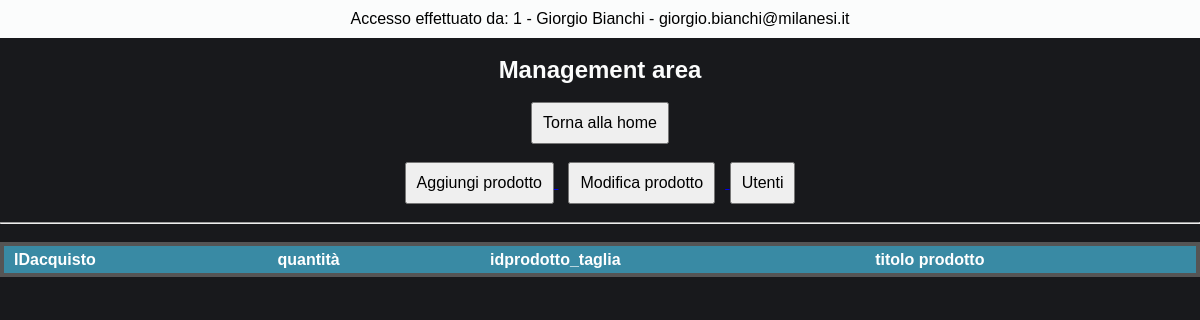
Page /management/viewUser.select.ordine.acquisto.php?IDutente=37&IDordine=22 (signed in) on the earlier database version.
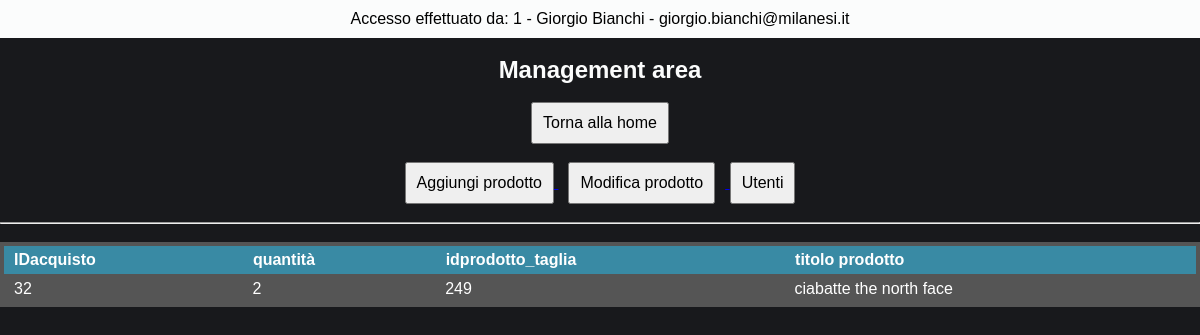
Same page on the later database version.
### tables this page shows
CREATE TABLE `acquisto` (
  `IDacquisto` int(11) NOT NULL AUTO_INCREMENT,
  `quantita_acquisto` int(11) DEFAULT NULL,
  `idprodotto_taglia` int(11) DEFAULT NULL,
  `idordine` int(11) DEFAULT NULL,
  PRIMARY KEY (`IDacquisto`),
  KEY `idprodotto_taglia` (`idprodotto_taglia`),
  KEY `idordine` (`idordine`),
  CONSTRAINT `acquisto_ibfk_1` FOREIGN KEY (`idprodotto_taglia`) REFERENCES `prodotto_taglia` (`IDprodotto_taglia`),
  CONSTRAINT `acquisto_ibfk_2` FOREIGN KEY (`idordine`) REFERENCES `ordine` (`IDordine`)
);

CREATE TABLE `prodotto` (
  `IDprodotto` int(11) NOT NULL AUTO_INCREMENT,
  `titolo` varchar(50) DEFAULT NULL,
  `idproduttore_prodotto` int(11) DEFAULT NULL,
  `costo` decimal(10,2) DEFAULT NULL,
  `idoggetto` int(11) DEFAULT NULL,
  `idcolore_prodotto` int(11) DEFAULT NULL,
  `idimmagine_prodotto` int(11) DEFAULT NULL,
  `data_pubblicazione` datetime DEFAULT NULL,
  PRIMARY KEY (`IDprodotto`),
  UNIQUE KEY `titolo` (`titolo`),
  KEY `idoggetto` (`idoggetto`),
  KEY `idcolore_prodotto` (`idcolore_prodotto`),
  KEY `idproduttore_prodotto` (`idproduttore_prodotto`),
  KEY `idimmagine_prodotto` (`idimmagine_prodotto`),
  CONSTRAINT `prodotto_ibfk_1` FOREIGN KEY (`idoggetto`) REFERENCES `oggetto` (`IDoggetto`),
  CONSTRAINT `prodotto_ibfk_2` FOREIGN KEY (`idcolore_prodotto`) REFERENCES `colore_prodotto` (`IDcolore_prodotto`),
  CONSTRAINT `prodotto_ibfk_3` FOREIGN KEY (`idproduttore_prodotto`) REFERENCES `produttore_prodotto` (`IDproduttore_prodotto`),
  CONSTRAINT `prodotto_ibfk_4` FOREIGN KEY (`idimmagine_prodotto`) REFERENCES `immagine_prodotto` (`IDimmagine_prodotto`)
);

### management/viewUser.select.ordine.acquisto.php (the view, shortened to what this page needs)
<?php
include '../dbConfig/dbConfig.php';
?>
<!DOCTYPE html>
<html>
  <?php
    $IDordine = $_GET["IDordine"];
    $email_aziendale = $_SESSION['email_aziendale'];
    $sql_dip = "SELECT * FROM dipendenti WHERE email_aziendale = '$email_aziendale'";
            $result_dip = $conn->query($sql_dip);
            $row_dip = $result_dip->fetch_assoc();
  ?>
  <head>
    <link rel="stylesheet" href="./css/style.management.css">
  </head>
  <body >
      <div class="header-page">
        <div class="header">
          <p> Accesso effettuato da: <?php echo "{$row_dip["IDdipendente"]} - {$row_dip["nome"]} {$row_dip["cognome"]} - {$row_dip["email_aziendale"]}" ?> </p>
        </div>
        <br>
        <h2> Management area </h2>
        <br>
        <a href="./managementPage.php"> <button name="management-page"> Torna alla home </button> </a>
        <br><br>
        <a href="./aggiungiProdotto.php"> <button name="agg-prod"> Aggiungi prodotto </button> </a>
        <a href="./modificaProdotto.php"> <button name="mod-prod" style="margin: 0 10px;"> Modifica prodotto </button> </a>
        <a href="./viewUser.php"> <button name="view-user"> Utenti </button> </a>
        <br><br><hr><br>
      </div>
    <form action="<?php echo $_SERVER['PHP_SELF']; ?>" method="post">
      <?php
          $sql_acquisto = "SELECT * FROM acquisto WHERE idordine = '$IDordine'";
                             $result_acquisto = $conn->query($sql_acquisto);
          ?>
          <table class="steelBlueCols">
            <tr>
              <thead>
                <th> IDacquisto </th>
                <th> quantità </th>
                <th> idprodotto_taglia </th>
                <th> titolo prodotto </th>
              </thead>
            </tr>
            <tbody>
          <?php
          while ($row_acquisto = $result_acquisto->fetch_assoc()) {
            $sql_PT = "SELECT * FROM prodotto
                       WHERE IDprodotto IN (
                       SELECT idprodotto FROM prodotto_taglia WHERE idprodotto_taglia = '{$row_acquisto["idprodotto_taglia"]}'
                       )";
                       $result_PT = $conn->query($sql_PT);
                       $row_PT = $result_PT->fetch_assoc();
            ?>
              <tr>
                <td> <?php echo $row_acquisto["IDacquisto"] ?> </td>
                <td> <?php echo $row_acquisto["quantita_acquisto"] ?> </td>
                <td> <?php echo $row_acquisto["idprodotto_taglia"] ?> </td>
                <td> <?php echo $row_PT["titolo"] ?> </td>
              </tr>
            <?php
          }
          ?>
        </tbody>
      </table>
    </form>
  </body>
</html>

Differences in the rows shown:
added acquisto: IDacquisto "32", quantita_acquisto "2", idprodotto_taglia "249", prodotto.titolo "ciabatte the north face"
